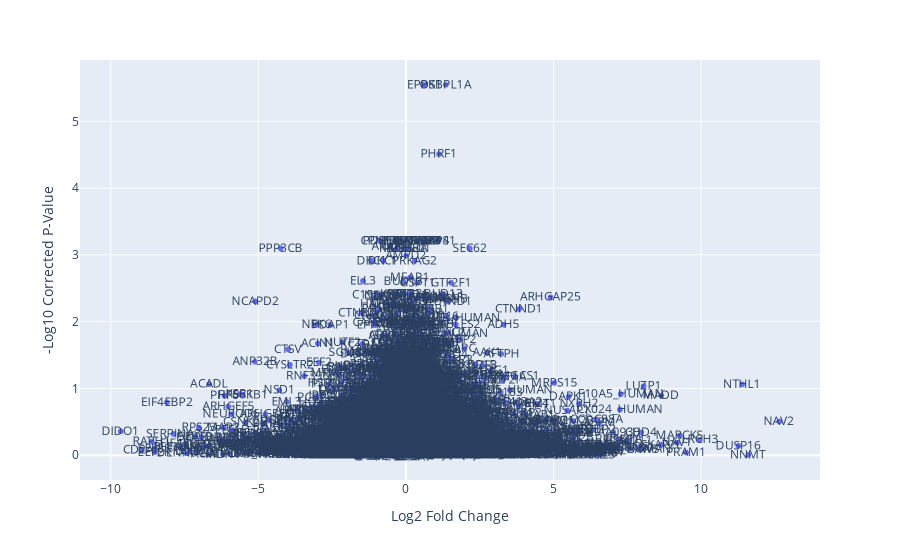

Here is the notebook cell this chart was saved with:
### Code cell
fig = px.scatter(input_sorted, x="Log2 Fold Change", y="-Log10 Corrected P-Value", text='Substrate',
                  hover_data=['-Log10 Corrected P-Value'])
fig.show()

### Figure 1 — Plotly figure (JSON) as saved in the notebook; plotly's stock layout.template omitted (floating-point values rounded to 4 significant figures; data arrays with more than 128 entries replaced by an {"elided": "..."} marker saying what was removed)
{"data": [{"customdata": {"elided": "9120x1 float values"}, "hoverlabel": {"namelength": 0}, "hovertemplate": "Log2 Fold Change=%{x}<br>-Log10 Corrected P-Value=%{customdata[0]}<br>Substrate=%{text}", "legendgroup": "", "marker": {"color": "#636efa", "symbol": "circle"}, "mode": "markers+text", "name": "", "showlegend": false, "text": {"elided": "9120 str values"}, "type": "scattergl", "x": {"elided": "9120 float values"}, "xaxis": "x", "y": {"elided": "9120 float values"}, "yaxis": "y"}], "layout": {"legend": {"tracegroupgap": 0}, "margin": {"t": 60}, "xaxis": {"anchor": "y", "domain": [0, 1], "title": {"text": "Log2 Fold Change"}}, "yaxis": {"anchor": "x", "domain": [0, 1], "title": {"text": "-Log10 Corrected P-Value"}}}}
